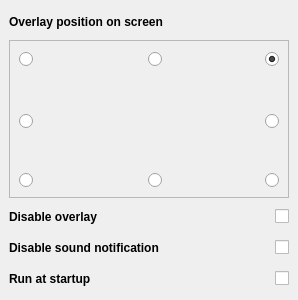
<?xml version="1.0" encoding="UTF-8"?>
<ui version="4.0">
 <class>OverlaySettings</class>
 <widget class="QMainWindow" name="OverlaySettings">
  <property name="geometry">
   <rect>
    <x>0</x>
    <y>0</y>
    <width>298</width>
    <height>300</height>
   </rect>
  </property>
  <property name="windowTitle">
   <string>GMM - Settings</string>
  </property>
  <widget class="QWidget" name="centralwidget">
   <layout class="QGridLayout" name="gridLayout">
    <item row="2" column="1">
     <widget class="QCheckBox" name="overlayCheckBox">
      <property name="layoutDirection">
       <enum>Qt::LayoutDirection::RightToLeft</enum>
      </property>
      <property name="text">
       <string/>
      </property>
     </widget>
    </item>
    <item row="3" column="1">
     <widget class="QCheckBox" name="soundCheckBox">
      <property name="layoutDirection">
       <enum>Qt::LayoutDirection::RightToLeft</enum>
      </property>
      <property name="text">
       <string/>
      </property>
     </widget>
    </item>
    <item row="2" column="0">
     <widget class="QLabel" name="label_2">
      <property name="minimumSize">
       <size>
        <width>0</width>
        <height>25</height>
       </size>
      </property>
      <property name="font">
       <font>
        <bold>true</bold>
       </font>
      </property>
      <property name="text">
       <string>Disable overlay</string>
      </property>
     </widget>
    </item>
    <item row="0" column="0">
     <widget class="QLabel" name="label">
      <property name="minimumSize">
       <size>
        <width>0</width>
        <height>25</height>
       </size>
      </property>
      <property name="font">
       <font>
        <bold>true</bold>
       </font>
      </property>
      <property name="text">
       <string>Overlay position on screen</string>
      </property>
     </widget>
    </item>
    <item row="1" column="0" colspan="2">
     <widget class="QFrame" name="frame">
      <property name="minimumSize">
       <size>
        <width>280</width>
        <height>158</height>
       </size>
      </property>
      <property name="frameShape">
       <enum>QFrame::Shape::StyledPanel</enum>
      </property>
      <property name="frameShadow">
       <enum>QFrame::Shadow::Sunken</enum>
      </property>
      <layout class="QGridLayout" name="gridLayout_2">
       <item row="2" column="4">
        <widget class="QRadioButton" name="rightCenter">
         <property name="layoutDirection">
          <enum>Qt::LayoutDirection::RightToLeft</enum>
         </property>
         <property name="text">
          <string/>
         </property>
        </widget>
       </item>
       <item row="0" column="4">
        <widget class="QRadioButton" name="topRightCorner">
         <property name="layoutDirection">
          <enum>Qt::LayoutDirection::RightToLeft</enum>
         </property>
         <property name="text">
          <string/>
         </property>
         <property name="checked">
          <bool>true</bool>
         </property>
        </widget>
       </item>
       <item row="0" column="1">
        <spacer name="horizontalSpacer">
         <property name="orientation">
          <enum>Qt::Orientation::Horizontal</enum>
         </property>
         <property name="sizeHint" stdset="0">
          <size>
           <width>40</width>
           <height>20</height>
          </size>
         </property>
        </spacer>
       </item>
       <item row="0" column="3">
        <spacer name="horizontalSpacer_2">
         <property name="orientation">
          <enum>Qt::Orientation::Horizontal</enum>
         </property>
         <property name="sizeHint" stdset="0">
          <size>
           <width>40</width>
           <height>20</height>
          </size>
         </property>
        </spacer>
       </item>
       <item row="4" column="4">
        <widget class="QRadioButton" name="bottomRightCorner">
         <property name="layoutDirection">
          <enum>Qt::LayoutDirection::RightToLeft</enum>
         </property>
         <property name="text">
          <string/>
         </property>
        </widget>
       </item>
       <item row="4" column="2">
        <widget class="QRadioButton" name="bottomCenter">
         <property name="text">
          <string/>
         </property>
        </widget>
       </item>
       <item row="3" column="0">
        <spacer name="verticalSpacer">
         <property name="orientation">
          <enum>Qt::Orientation::Vertical</enum>
         </property>
         <property name="sizeHint" stdset="0">
          <size>
           <width>20</width>
           <height>40</height>
          </size>
         </property>
        </spacer>
       </item>
       <item row="2" column="0" colspan="3">
        <widget class="QRadioButton" name="leftCenter">
         <property name="text">
          <string/>
         </property>
        </widget>
       </item>
       <item row="0" column="0">
        <widget class="QRadioButton" name="topLeftCorner">
         <property name="text">
          <string/>
         </property>
        </widget>
       </item>
       <item row="4" column="0">
        <widget class="QRadioButton" name="bottomLeftCorner">
         <property name="text">
          <string/>
         </property>
        </widget>
       </item>
       <item row="0" column="2">
        <widget class="QRadioButton" name="topCenter">
         <property name="layoutDirection">
          <enum>Qt::LayoutDirection::LeftToRight</enum>
         </property>
         <property name="text">
          <string/>
         </property>
        </widget>
       </item>
       <item row="1" column="0">
        <spacer name="verticalSpacer_2">
         <property name="orientation">
          <enum>Qt::Orientation::Vertical</enum>
         </property>
         <property name="sizeHint" stdset="0">
          <size>
           <width>20</width>
           <height>40</height>
          </size>
         </property>
        </spacer>
       </item>
      </layout>
     </widget>
    </item>
    <item row="3" column="0">
     <widget class="QLabel" name="label_3">
      <property name="minimumSize">
       <size>
        <width>0</width>
        <height>25</height>
       </size>
      </property>
      <property name="font">
       <font>
        <bold>true</bold>
       </font>
      </property>
      <property name="text">
       <string>Disable sound notification</string>
      </property>
     </widget>
    </item>
    <item row="4" column="0">
     <widget class="QLabel" name="label_4">
      <property name="minimumSize">
       <size>
        <width>0</width>
        <height>25</height>
       </size>
      </property>
      <property name="font">
       <font>
        <bold>true</bold>
       </font>
      </property>
      <property name="text">
       <string>Run at startup</string>
      </property>
     </widget>
    </item>
    <item row="4" column="1">
     <widget class="QCheckBox" name="startupCheckBox">
      <property name="layoutDirection">
       <enum>Qt::LayoutDirection::RightToLeft</enum>
      </property>
      <property name="text">
       <string/>
      </property>
     </widget>
    </item>
   </layout>
  </widget>
 </widget>
 <resources/>
 <connections/>
</ui>
